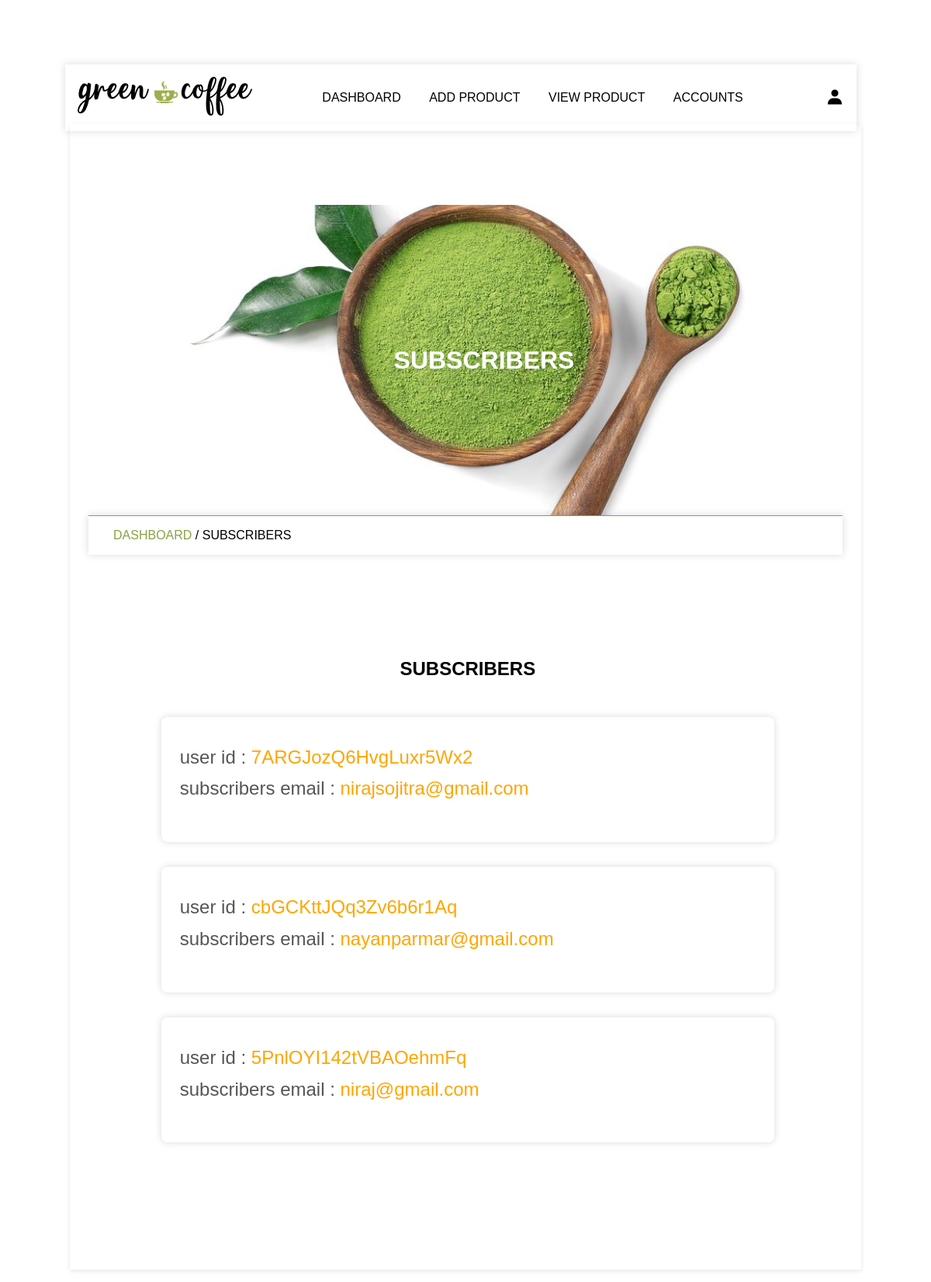
Page /admin/subscribers.php (signed in) on the committed database.
### tables this page shows
CREATE TABLE `subscribers` (
  `user_id` varchar(20) NOT NULL,
  `email` varchar(50) NOT NULL
);

### admin/subscribers.php (the view, shortened to what this page needs)
<?php
    include '../components/connect.php';
 ?>
<!DOCTYPE html>
<html>
<head>
    <link href='https://unpkg.com/boxicons@2.1.2/css/boxicons.min.css' rel='stylesheet'>
    <link rel="stylesheet" type="text/css" href="admin_style.css?v=<?php echo time(); ?>">
</head>
<body>
    <?php include '../components/admin_header.php';  ?>
<div class = "main">
    <div class="banner">
        <h1>subscribers</h1>
     </div>
<div class="title2">
    <a href="dashboard.php">dashboard</a><span>  / SUbscribers</span>
</div>
    <section class ="accounts">
        <h1 class="heading">Subscribers</h1>
        <div class="box-container">
        <?php
        $select_sub = $conn->prepare("SELECT * FROM `subscribers` ");
        $select_sub->execute();
        if($select_sub->rowcount() > 0){
            while($fetch_sub = $select_sub->fetch(PDO::FETCH_ASSOC)){
                $user_id = $fetch_sub['user_id'];
                ?>
                <div class="box">
            <p>user id : <span><?= $user_id; ?></span></p>
            <p>subscribers email : <span><?= $fetch_sub['email']; ?></span></p>
            </div>
                <?php
            }
        }else{
        echo '
        <div class="empty">
             <p>no subscribers yet!</p>
        </div>
        ';
        }
        ?>
</div>
 </section>
</div>
</body>
</html>

### admin/admin_style.css (style rules this page uses)
* { margin: 0; padding: 0; box-sizing: border-box; }
:root { --green: #87a243; --light-green: #e0ffcd; --box-shadow:0 0 10px rgb(0 0 0 / 15%); }
html { font-size:16px; font-family: sans-serif; --ms-overflow-style:scrollbar; --ms-text-size-adjust:100%; --webkit-text-size-adjust:100%; }
body { background-image: url('./img/body-bg.jpg'); width: 100% }
.main { width: 85vw; background: #fff; box-shadow: 0 2px 6px 0 rgb(0 0 0 / 10%); margin: 1rem auto; margin-top: 10rem; padding: 2%; }
a { text-decoration: none; }
.box-container { display: grid; grid-template-columns: repeat(auto-fit, minmax(30rem,1fr)); align-items: center; justify-content: center; }
.box-container .box { margin: 1rem; }
.heading { text-align: center; text-transform: uppercase; padding: 1rem; margin-bottom: 1rem; }
section, .post-editor { width: 75vw; min-height: 100vh; border-radius: 10px; padding: 4%; margin: 8% 4%; margin-bottom: 2%; }
.banner { background-image: url(./img/banner.jpg); background-size: cover; background-position: center; background-color: var(--green); width: 100%; height: 50vh; text-align: center; display: flex; justify-content: center; align-items: center; margin-top: 5rem; }
.banner h1 { text-transform: uppercase; color: #fff; margin-left: 3rem; }
.title2 { border-top: 1px solid var(--green); padding: 1rem 2rem ; text-transform: uppercase; box-shadow: var(--box-shadow); }
.title2 a { color: var(--green); }
.accounts .box-container .box { font-size: 1.5rem; text-align: start; box-shadow: var(--box-shadow); border-radius: .5rem; text-align: start; padding:2rem 1.5rem; padding-bottom: 3rem; line-height: 1.7; color: #555; }
.accounts .box-container .box span { color: orange; }

### rows in the picture
subscribers: user_id "7ARGJozQ6HvgLuxr5Wx2", email "nirajsojitra@gmail.com"
subscribers: user_id "cbGCKttJQq3Zv6b6r1Aq", email "nayanparmar@gmail.com"
subscribers: user_id "5PnlOYI142tVBAOehmFq", email "niraj@gmail.com"
